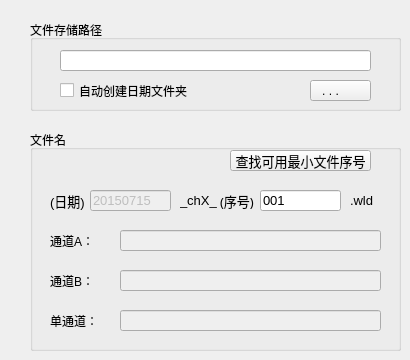
      <widget class="QWidget" name="tab_4">
       <attribute name="title">
        <string>文件存储</string>
       </attribute>
       <widget class="QGroupBox" name="groupBox_5">
        <property name="geometry">
         <rect>
          <x>30</x>
          <y>20</y>
          <width>371</width>
          <height>91</height>
         </rect>
        </property>
        <property name="title">
         <string>文件存储路径</string>
        </property>
        <widget class="QPushButton" name="pushButton_pathModify">
         <property name="geometry">
          <rect>
           <x>280</x>
           <y>60</y>
           <width>61</width>
           <height>21</height>
          </rect>
         </property>
         <property name="text">
          <string>. . .      </string>
         </property>
        </widget>
        <widget class="QLineEdit" name="lineEdit_DatafilePath">
         <property name="geometry">
          <rect>
           <x>30</x>
           <y>30</y>
           <width>311</width>
           <height>21</height>
          </rect>
         </property>
         <property name="font">
          <font>
           <pointsize>12</pointsize>
          </font>
         </property>
         <property name="text">
          <string/>
         </property>
        </widget>
        <widget class="QCheckBox" name="checkBox_autocreate_datafile">
         <property name="geometry">
          <rect>
           <x>30</x>
           <y>60</y>
           <width>171</width>
           <height>21</height>
          </rect>
         </property>
         <property name="text">
          <string>自动创建日期文件夹</string>
         </property>
        </widget>
       </widget>
       <widget class="QGroupBox" name="groupBox_6">
        <property name="geometry">
         <rect>
          <x>30</x>
          <y>130</y>
          <width>371</width>
          <height>221</height>
         </rect>
        </property>
        <property name="title">
         <string>文件名</string>
        </property>
        <widget class="QPushButton" name="pushButton_dataFileName_sch">
         <property name="geometry">
          <rect>
           <x>200</x>
           <y>20</y>
           <width>141</width>
           <height>21</height>
          </rect>
         </property>
         <property name="font">
          <font>
           <pointsize>10</pointsize>
          </font>
         </property>
         <property name="text">
          <string>查找可用最小文件序号</string>
         </property>
        </widget>
        <widget class="QLineEdit" name="lineEdit_dataFileName_Suffix">
         <property name="geometry">
          <rect>
           <x>230</x>
           <y>60</y>
           <width>81</width>
           <height>21</height>
          </rect>
         </property>
         <property name="font">
          <font>
           <pointsize>10</pointsize>
          </font>
         </property>
         <property name="text">
          <string>001</string>
         </property>
        </widget>
        <widget class="QLabel" name="label_38">
         <property name="geometry">
          <rect>
           <x>320</x>
           <y>60</y>
           <width>31</width>
           <height>21</height>
          </rect>
         </property>
         <property name="font">
          <font>
           <pointsize>10</pointsize>
          </font>
         </property>
         <property name="text">
          <string>.wld</string>
         </property>
        </widget>
        <widget class="QLabel" name="label_15">
         <property name="geometry">
          <rect>
           <x>20</x>
           <y>140</y>
           <width>61</width>
           <height>21</height>
          </rect>
         </property>
         <property name="text">
          <string>通道B：</string>
         </property>
        </widget>
        <widget class="QLabel" name="label_5">
         <property name="geometry">
          <rect>
           <x>20</x>
           <y>60</y>
           <width>41</width>
           <height>21</height>
          </rect>
         </property>
         <property name="font">
          <font>
           <pointsize>10</pointsize>
          </font>
         </property>
         <property name="text">
          <string>(日期)</string>
         </property>
        </widget>
        <widget class="QLabel" name="label_37">
         <property name="geometry">
          <rect>
           <x>190</x>
           <y>60</y>
           <width>41</width>
           <height>21</height>
          </rect>
         </property>
         <property name="font">
          <font>
           <family>微软雅黑</family>
           <pointsize>10</pointsize>
          </font>
         </property>
         <property name="text">
          <string>(序号)</string>
         </property>
        </widget>
        <widget class="QLineEdit" name="lineEdit_dataFileName_chB">
         <property name="enabled">
          <bool>false</bool>
         </property>
         <property name="geometry">
          <rect>
           <x>90</x>
           <y>140</y>
           <width>261</width>
           <height>21</height>
          </rect>
         </property>
         <property name="font">
          <font>
           <pointsize>10</pointsize>
          </font>
         </property>
        </widget>
        <widget class="QLineEdit" name="lineEdit_dataFileName_Prefix">
         <property name="enabled">
          <bool>false</bool>
         </property>
         <property name="geometry">
          <rect>
           <x>60</x>
           <y>60</y>
           <width>81</width>
           <height>21</height>
          </rect>
         </property>
         <property name="font">
          <font>
           <pointsize>10</pointsize>
          </font>
         </property>
         <property name="text">
          <string>20150715</string>
         </property>
        </widget>
        <widget class="QLabel" name="label_35">
         <property name="geometry">
          <rect>
           <x>20</x>
           <y>180</y>
           <width>71</width>
           <height>21</height>
          </rect>
         </property>
         <property name="text">
          <string>单通道：</string>
         </property>
        </widget>
        <widget class="QLineEdit" name="lineEdit_dataFileName_ch1">
         <property name="enabled">
          <bool>false</bool>
         </property>
         <property name="geometry">
          <rect>
           <x>90</x>
           <y>180</y>
           <width>261</width>
           <height>21</height>
          </rect>
         </property>
         <property name="font">
          <font>
           <pointsize>10</pointsize>
          </font>
         </property>
         <property name="text">
          <string/>
         </property>
        </widget>
        <widget class="QLabel" name="label_14">
         <property name="geometry">
          <rect>
           <x>20</x>
           <y>100</y>
           <width>61</width>
           <height>21</height>
          </rect>
         </property>
         <property name="frameShape">
          <enum>QFrame::NoFrame</enum>
         </property>
         <property name="frameShadow">
          <enum>QFrame::Plain</enum>
         </property>
         <property name="text">
          <string>通道A：</string>
         </property>
        </widget>
        <widget class="QLineEdit" name="lineEdit_dataFileName_chA">
         <property name="enabled">
          <bool>false</bool>
         </property>
         <property name="geometry">
          <rect>
           <x>90</x>
           <y>100</y>
           <width>261</width>
           <height>21</height>
          </rect>
         </property>
         <property name="font">
          <font>
           <pointsize>10</pointsize>
          </font>
         </property>
         <property name="text">
          <string/>
         </property>
         <property name="frame">
          <bool>true</bool>
         </property>
        </widget>
        <widget class="QLabel" name="label_16">
         <property name="geometry">
          <rect>
           <x>150</x>
           <y>60</y>
           <width>41</width>
           <height>20</height>
          </rect>
         </property>
         <property name="font">
          <font>
           <pointsize>10</pointsize>
          </font>
         </property>
         <property name="text">
          <string>_chX_</string>
         </property>
        </widget>
       </widget>
      </widget>
